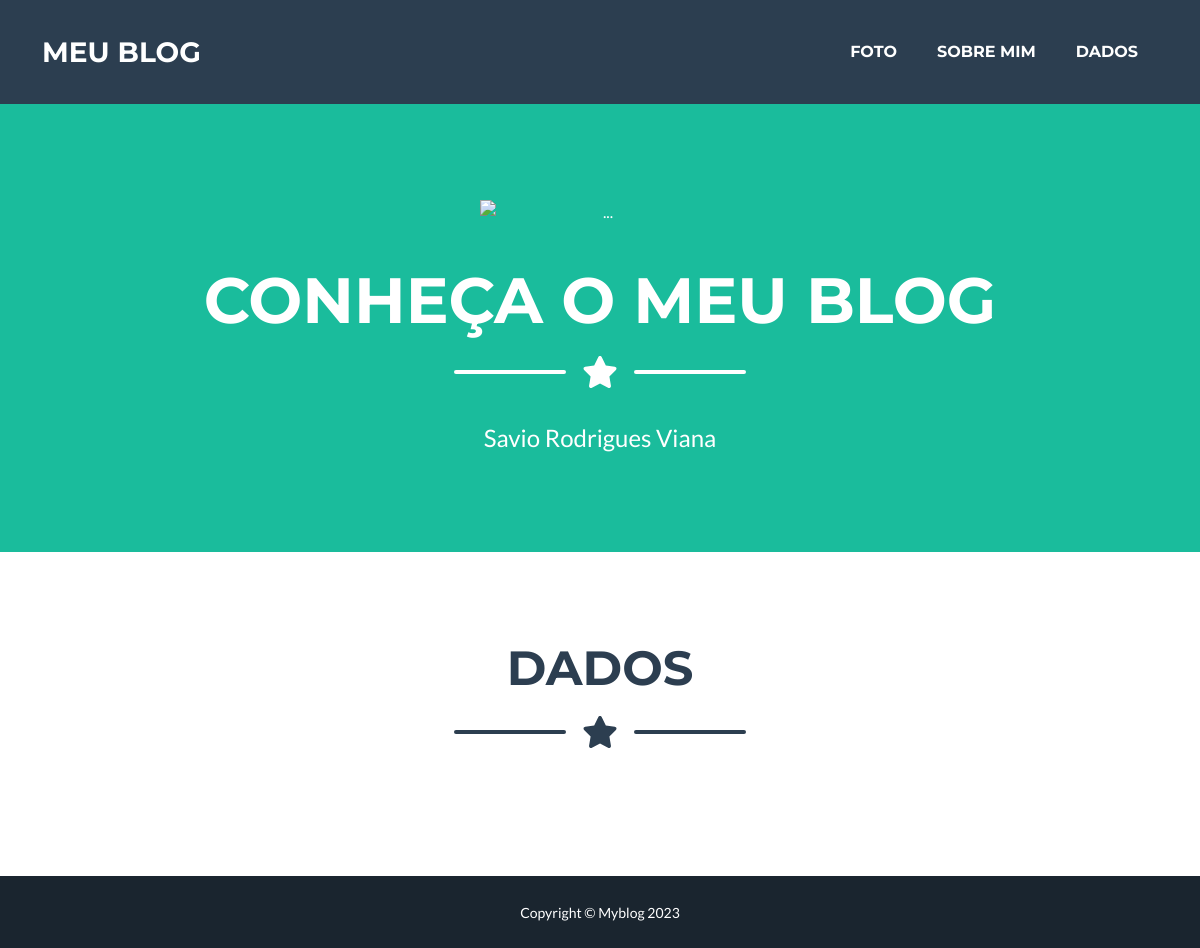
/dados/, run on an earlier commit of the app's database.
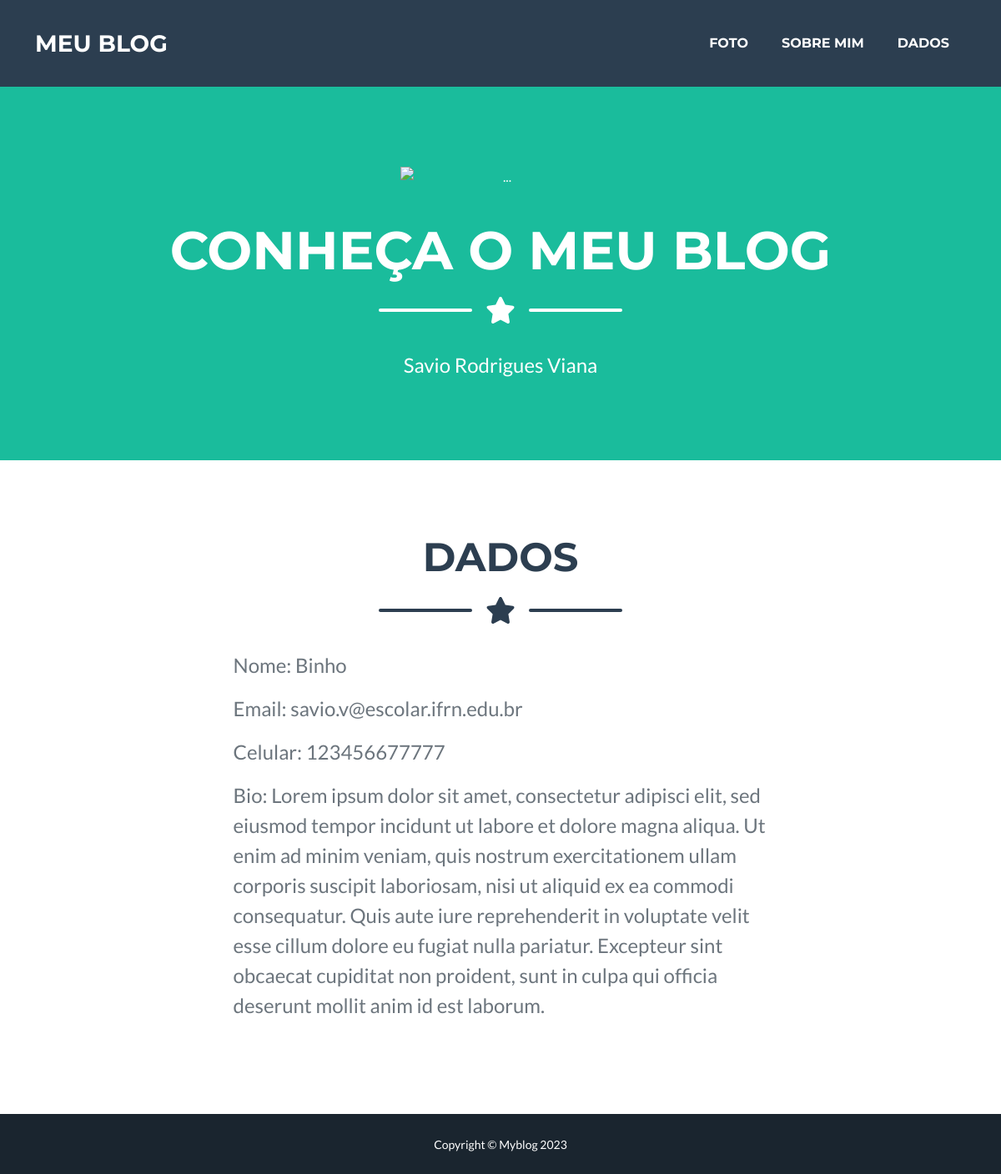
And on a later commit of the database.
### blog/models.py (models this page shows)
class dados1(models.Model):
    nome = models.CharField(max_length=200)
    email = models.EmailField()
    cell = models.IntegerField()
    bio = models.TextField()

### blog/views.py (the view)
# urls.py: path('dados/', dados)
def dados(request, *args, **kwargs):
    dados = dados1.objects.all()
    context={'dados': dados}
    return render(request, 'dados.html', context)

### blog/templates/dados.html (shortened to what this page needs)
{% extends 'index.html' %}
{% block conteudo %}
<section class="page-section" id="contact">
    <div class="container">
        <h2 class="page-section-heading text-center text-uppercase text-secondary mb-0">Dados</h2>
        <div class="divider-custom">
            <div class="divider-custom-line"></div>
            <div class="divider-custom-icon"><i class="fas fa-star"></i></div>
            <div class="divider-custom-line"></div>
        </div>
        <div class="row justify-content-center">
            <div class="col-lg-8 col-xl-7">
                {% for dados1 in dados %}
                    <div class="form-floating mb-3">
                        <class="form-control" />
                        <label for="name">Nome: {{ dados1.nome }}</label>
                    </div>
                    <div class="form-floating mb-3">
                        <class="form-control">
                        <label for="email">Email: {{ dados1.email }}</label>
                    </div>
                    <div class="form-floating mb-3">
                        <class="form-control">
                        <label for="phone">Celular: {{ dados1.cell }}</label>
                    </div>
                    <div class="form-floating mb-3">
                        <class="form-control">
                        <label for="message">Bio: {{ dados1.bio }}</label>
                {% endfor %}
                    </div>
            </div>
        </div>
    </div>
</section>
{% endblock %}

What changed in the data, as far as the page shows it:
added dados1: nome "Binho", email "savio.v@escolar.ifrn.edu.br", cell "123456677777", bio "Lorem ipsum dolor sit amet, consectetur adipisci elit, sed eiusmod tempor incidunt ut labore et dolore magna aliqua. Ut enim ad minim veniam, quis nostrum exercitationem ullam corporis suscipit laboriosam, nisi ut aliquid ex ea commodi consequatur. Quis aute iure reprehenderit in voluptate velit esse cillum dolore eu fugiat nulla pariatur. Excepteur sint obcaecat cupiditat non proident, sunt in culpa qui officia deserunt mollit anim id est laborum."
